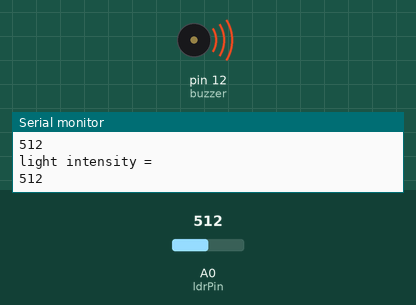
Simulated run of this sketch. Board: Arduino Uno, built with avr-gcc and run on an emulated ATmega328P. Parts: buzzer (waves = sounding), the last lines printed to the serial monitor. Inputs (shaded band) come from the test bench; at power-on: A0 (ldrPin) = 512.

Above: at 0.9 s.
1.3 s: A0 (ldrPin) set to 588
4.3 s: A0 (ldrPin) set to 608
At 4.3 s:
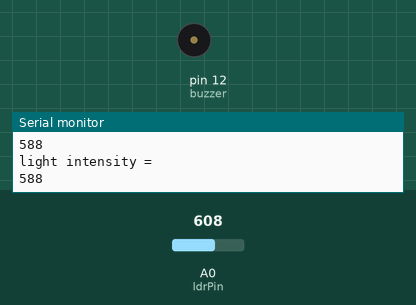
5.8 s: A0 (ldrPin) set to 590
At 5.93 s:
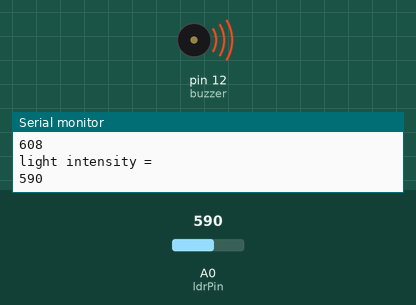
Timing chart, 0 to 14.8 s (numbered marks = the images above; inputs shaded):
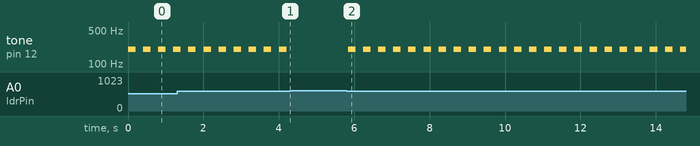

Measured:
- the behaviour switches between 600 and 601 on A0 (ldrPin) (found by bisection; images 0 and 1)
- after the input at 4.3 s, tone on pin 12 (buzzer): stops changing and stays silent
- after the input at 5.8 s, tone on pin 12 (buzzer): alternates 200 Hz for 0.20 s and silent for 0.20 s, starting at once
- by itself, tone on pin 12 (buzzer): alternates 200 Hz for 0.20 s and silent for 0.20 s

The sketch:

only_ldr.ino
```cpp
int ldrPin = A0; // select the input pin for LDR

int ldrValue = 0; // variable to store the value coming from the sensor
const int buzzer = 12;
void setup() {
Serial.begin(9600); //sets serial port for communication
pinMode(buzzer, OUTPUT);
pinMode(A0, INPUT);
}
void loop() {
ldrValue = analogRead(ldrPin);// read the value from the sensor
Serial.println("light intensity =");
Serial.println(ldrValue);  //prints the values coming from the sensor on the screen
if (ldrValue <= 600) {

tone(buzzer, 200);

delay(200);


noTone(buzzer);
delay(200);


}}
```
